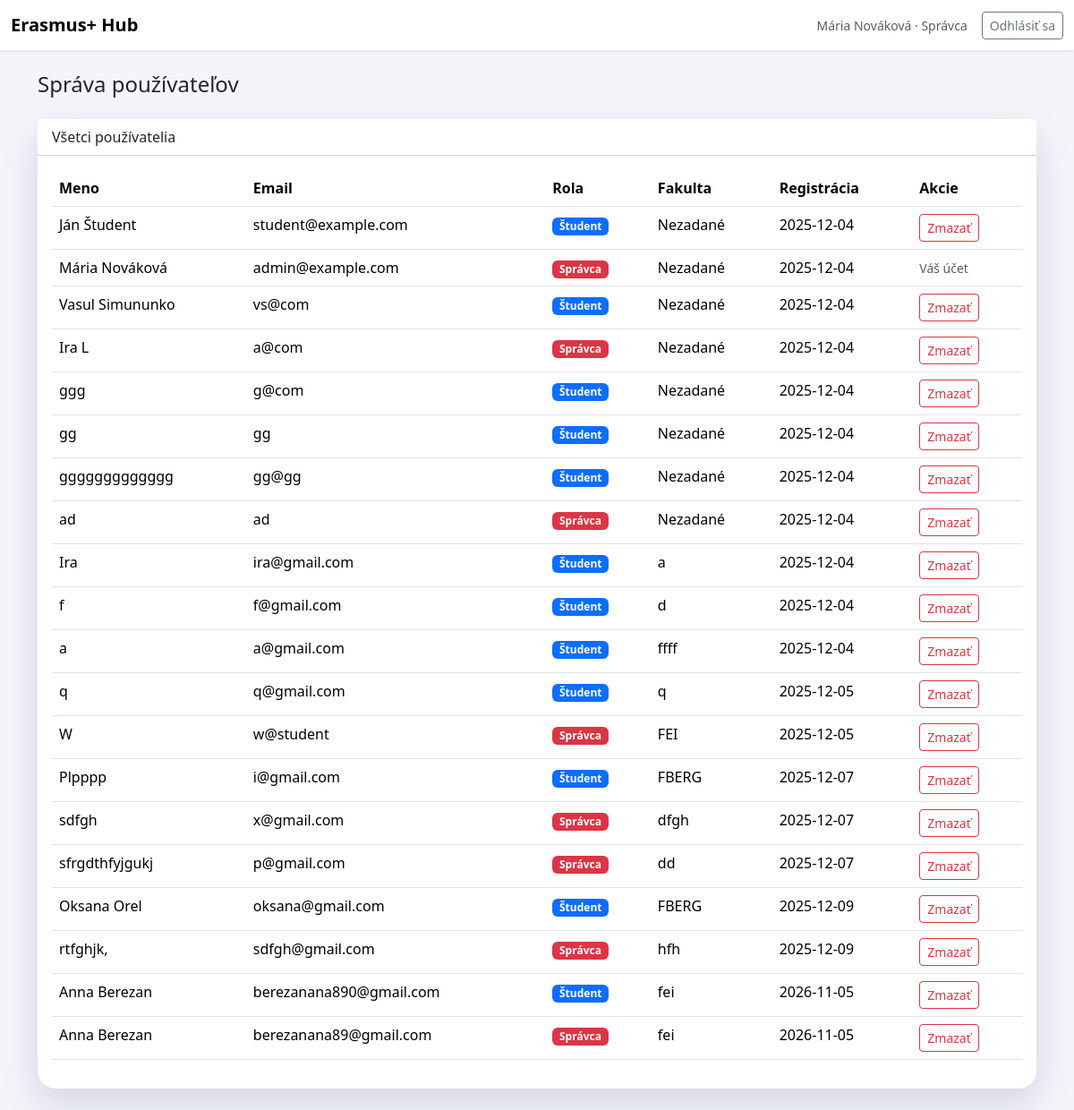
The app's page /admin/users (signed in) with its own data.
### tables this page shows
CREATE TABLE users (
            id INTEGER PRIMARY KEY AUTOINCREMENT,
            email TEXT UNIQUE NOT NULL,
            password TEXT NOT NULL,
            role TEXT NOT NULL CHECK(role IN ('student', 'admin')),
            name TEXT NOT NULL,
            faculty TEXT,
            created_at TIMESTAMP DEFAULT CURRENT_TIMESTAMP
        );

### app.py (the view)
@app.route("/admin/users")
@role_required("admin")
def admin_users():
    users = User.get_all()
    return render_template("admin_users.html", users=users)

### app.py (called while the page is built)
def role_required(*allowed_roles):
    def decorator(f):
        @wraps(f)
        def decorated_function(*args, **kwargs):
            user = session.get("user")
            if not user:
                flash("Najprv sa prihláste.", "warning")
                return redirect(url_for("login"))
            if user.get("role") not in allowed_roles:
                flash("Nemáte oprávnenie na prístup k tejto stránke.", "danger")
                if user.get("role") == "student":
                    return redirect(url_for("student_dashboard"))
                else:
                    return redirect(url_for("admin_panel"))
            return f(*args, **kwargs)
        return decorated_function
    return decorator

@app.context_processor
def inject_current_user():
    return {"current_user": session.get("user")}

### database.py (called while the page is built)
def get_db():
    conn = sqlite3.connect(DATABASE)
    conn.row_factory = sqlite3.Row
    return conn

### models.py (called while the page is built)
    @staticmethod
    def get_all():
        conn = get_db()
        cursor = conn.cursor()
        cursor.execute("SELECT * FROM users")
        users = [dict(row) for row in cursor.fetchall()]
        conn.close()
        return users

### templates/admin_users.html (shortened to what this page needs)
{% extends "base.html" %}
{% block body_class %}dashboard-body{% endblock %}
{% block content %}
<div class="container py-4">
    <div class="d-flex justify-content-between align-items-center mb-4">
        <h1 class="h4 mb-0">Správa používateľov</h1>
    </div>
    <div class="card card-soft">
        <div class="card-header bg-white">
            <span>Všetci používatelia</span>
        </div>
        <div class="card-body">
            {% if users %}
                <div class="table-responsive">
                    <table class="table table-hover">
                        <thead>
                            <tr>
                                <th>Meno</th>
                                <th>Email</th>
                                <th>Rola</th>
                                <th>Fakulta</th>
                                <th>Registrácia</th>
                                <th>Akcie</th>
                            </tr>
                        </thead>
                        <tbody>
                            {% for user in users %}
                            <tr>
                                <td>{{ user.name }}</td>
                                <td>{{ user.email }}</td>
                                <td>
                                    <span class="badge {% if user.role == 'admin' %}bg-danger{% else %}bg-primary{% endif %}">
                                        {% if user.role == 'admin' %}Správca{% else %}Študent{% endif %}
                                    </span>
                                </td>
                                <td>{{ user.faculty or 'Nezadané' }}</td>
                                <td>{{ user.created_at[:10] if user.created_at else 'N/A' }}</td>
                                <td>
                                    {% if user.email != current_user.email %}
                                    <form method="post" action="{{ url_for('delete_user', user_email=user.email) }}" class="d-inline">
                                        <button type="submit" class="btn btn-sm btn-outline-danger"
                                                onclick="return confirm('Naozaj chcete zmazať používateľa {{ user.name }}?')">
                                            Zmazať
                                        </button>
                                    </form>
                                    {% else %}
                                    <span class="text-muted small">Váš účet</span>
                                    {% endif %}
                                </td>
                            </tr>
                            {% endfor %}
                        </tbody>
                    </table>
                </div>
            {% else %}
                <p class="text-muted text-center">Zatiaľ žiadni používatelia.</p>
            {% endif %}
        </div>
    </div>
</div>
{% endblock %}

### templates/base.html (shortened to what this page needs)
<!DOCTYPE html>
<html lang="sk">
<head>
    <link href="https://cdn.jsdelivr.net/npm/bootstrap@5.3.2/dist/css/bootstrap.min.css" rel="stylesheet">
    <link rel="stylesheet" href="{{ url_for('static', filename='css/styles.css') }}">
</head>
<body class="{% block body_class %}{% endblock %}">
{% block navbar %}
<nav class="navbar navbar-expand-lg navbar-light bg-white shadow-sm">
    <div class="container-fluid">
        <a class="navbar-brand fw-semibold" href="{{ url_for('index') }}">
            Erasmus+ Hub
        </a>
        <div class="d-flex align-items-center">
            {% if current_user %}
                <span class="me-3 small text-muted">
                    {{ current_user.name }} ·
                    {% if current_user.role == 'student' %}Študent{% else %}Správca{% endif %}
                </span>
                <a href="{{ url_for('logout') }}" class="btn btn-outline-secondary btn-sm">Odhlásiť sa</a>
            {% else %}
                <a href="{{ url_for('login') }}" class="btn btn-outline-primary btn-sm me-2">Prihlásenie</a>
                <a href="{{ url_for('register') }}" class="btn btn-primary btn-sm">Registrácia</a>
            {% endif %}
        </div>
    </div>
</nav>
{% endblock %}
{% block main %}
<main class="my-4">
    {% block content %}{% endblock %}
</main>
{% endblock %}
</body>
</html>

### static/css/styles.css (style rules this page uses)
body { min-height: 100vh; font-family: system-ui, -apple-system, BlinkMacSystemFont, "Segoe UI", sans-serif; }
.card-soft { border-radius: 20px; box-shadow: 0 16px 40px rgba(15, 23, 42, 0.14); border: none; }
.dashboard-body { background-color: #f4f5fb; }
.dashboard-body main { margin-top: 0 !important; margin-bottom: 0 !important; }

### records on screen
users: name "Mária Nováková", email "admin@example.com", role "Správca", faculty "Nezadané", created_at "2025-12-04", shows "Váš účet"
users: name "Ján Študent", email "student@example.com", role "Študent", faculty "Nezadané", created_at "2025-12-04"
users: name "Vasul Simununko", email "vs@com", role "Študent", faculty "Nezadané", created_at "2025-12-04"
users: name "Ira L", email "a@com", role "Správca", faculty "Nezadané", created_at "2025-12-04"
users: name "ggg", email "g@com", role "Študent", faculty "Nezadané", created_at "2025-12-04"
users: name "gg", email "gg", role "Študent", faculty "Nezadané", created_at "2025-12-04"
users: name "ggggggggggggg", email "gg@gg", role "Študent", faculty "Nezadané", created_at "2025-12-04"
users: name "ad", email "ad", role "Správca", faculty "Nezadané", created_at "2025-12-04"
users: name "Ira", email "ira@gmail.com", role "Študent", faculty "a", created_at "2025-12-04"
users: name "f", email "f@gmail.com", role "Študent", faculty "d", created_at "2025-12-04"
users: name "а", email "а@gmail.com", role "Študent", faculty "ffff", created_at "2025-12-04"
users: name "q", email "q@gmail.com", role "Študent", faculty "q", created_at "2025-12-05"
users: name "W", email "w@student", role "Správca", faculty "FEI", created_at "2025-12-05"
users: name "Plpppp", email "i@gmail.com", role "Študent", faculty "FBERG", created_at "2025-12-07"
users: name "sdfgh", email "x@gmail.com", role "Správca", faculty "dfgh", created_at "2025-12-07"
users: name "sfrgdthfyjgukj", email "p@gmail.com", role "Správca", faculty "dd", created_at "2025-12-07"
users: name "Oksana Orel", email "oksana@gmail.com", role "Študent", faculty "FBERG", created_at "2025-12-09"
users: name "rtfghjk,", email "sdfgh@gmail.com", role "Správca", faculty "hfh", created_at "2025-12-09"
users: name "Anna Berezan", email "berezanana890@gmail.com", role "Študent", faculty "fei", created_at "2026-11-05"
users: name "Anna Berezan", email "berezanana89@gmail.com", role "Správca", faculty "fei", created_at "2026-11-05"
